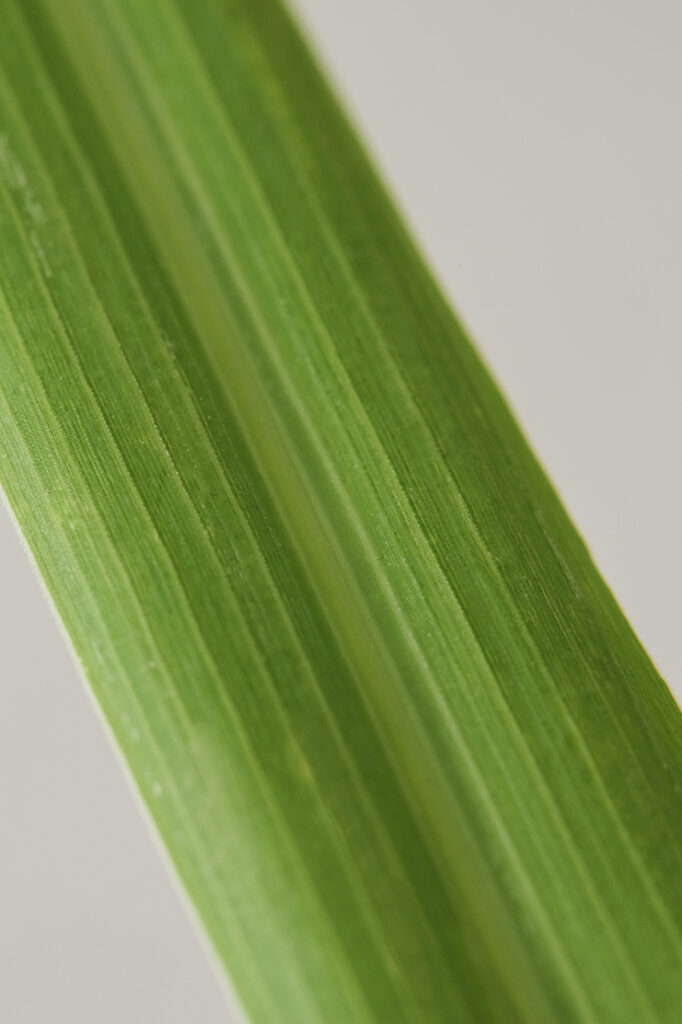
#> input picture data/local_acceptance_inputs/healthy rice leaf.jpg, 682 x 1024 px
$ python -i audit_dataset.py   (imports and definitions only)   (older library calls are emulated)
#> lines starting #> are read from the running program, lines starting #| are printed output that depends on the picture; after the words box and inside, x2 and y2 are one past the last pixel; in counts of white or black regions, pixels touching at a corner belong together
#> further down, picture is the input picture: shape (1024, 682, 3); mean B, G, R 90.7, 150, 132
"""Audit the raw rice-leaf dataset and emit a reproducible manifest.

Phase 1 deliverable (see PHASE_PLAN.txt §Phases / Phase 1).

Reads (never writes) every image under ``data/raw/rice_leaf_diseases/`` and produces:

- ``data/processed/dataset_manifest.csv``  one row per image
- ``data/processed/dataset_audit.json``    class counts, resolution ranges,
                                           tiny images, full-frame close-ups,
                                           quality metric percentiles,
                                           exact-duplicate groups and the
                                           dataset checksum (dataset_version)

Usage (from the repository root)::

    python scripts/audit_dataset.py
"""

from __future__ import annotations

import argparse
import csv
import hashlib
import json
import sys
from collections import Counter, defaultdict
from pathlib import Path

import cv2
import numpy as np
from PIL import Image

REPO_ROOT = Path(__file__).resolve().parents[1]
RAW_DIR = REPO_ROOT / "data" / "raw" / "rice_leaf_diseases"
PROCESSED_DIR = REPO_ROOT / "data" / "processed"
MANIFEST_PATH = PROCESSED_DIR / "dataset_manifest.csv"
SUMMARY_PATH = PROCESSED_DIR / "dataset_audit.json"

# Folder name (as shipped in the Kaggle download) -> stable label slug.
CLASS_SLUGS: dict[str, str] = {
    "Bacterial leaf blight": "bacterial_leaf_blight",
    "Brown spot": "brown_spot",
    "Leaf smut": "leaf_smut",
}

IMAGE_SUFFIXES = {".jpg", ".jpeg", ".png", ".webp"}

# Analysis thresholds used only for reporting, not for rejection.
TINY_SHORT_SIDE = 128
FULL_FRAME_GREEN_RATIO = 0.70
ANALYSIS_LONG_SIDE = 400

# OpenCV HSV ranges (H is 0-179 in OpenCV, not 0-360).
GREEN_HSV_LOWER = np.array([25, 40, 25], dtype=np.uint8)
GREEN_HSV_UPPER = np.array([95, 255, 255], dtype=np.uint8)

FIELDNAMES = [
    "path",
    "label",
    "folder",
    "filename",
    "width",
    "height",
    "short_side",
    "aspect_ratio",
    "bytes",
    "md5",
    "format",
    "mode",
    "exif_orientation",
    "decode_ok",
    "leaf_green_fraction",
    "mean_brightness",
    "overexposed_fraction",
    "laplacian_variance",
]


# [6 lines left out: function md5_of_file, not called in this run]


def analysis_scale(bgr: np.ndarray) -> np.ndarray:
    """Downscale for metric computation only (never used for training)."""
    height, width = bgr.shape[:2]
#> height = 1024; width = 682
    scale = ANALYSIS_LONG_SIDE / max(height, width)
#> scale = 0.391
    if scale >= 1:
        return bgr
    return cv2.resize(
        bgr,
        (max(1, int(round(width * scale))), max(1, int(round(height * scale)))),
        interpolation=cv2.INTER_AREA,
    )


def image_metrics(bgr: np.ndarray) -> dict[str, float]:
    """Scale-independent metrics used for quality-threshold calibration."""
    small = analysis_scale(bgr)
    hsv = cv2.cvtColor(small, cv2.COLOR_BGR2HSV)
#> hsv: shape (400, 266, 3); mean H, S, V 34.5, 118, 150.8
    green_mask = cv2.inRange(hsv, GREEN_HSV_LOWER, GREEN_HSV_UPPER) > 0
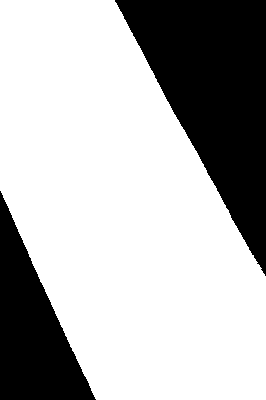
#> green_mask: shape (400, 266) bool; 70.6% white; 2 black regions, box (x1, y1, x2, y2) and area: (115, 0, 266, 276) 21283, (0, 191, 96, 400) 9952
    value = hsv[:, :, 2]
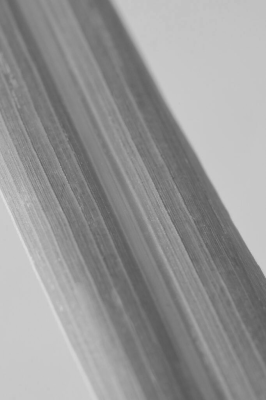
#> value: shape (400, 266); min 87, max 224, mean 150.8
    gray = cv2.cvtColor(small, cv2.COLOR_BGR2GRAY)

    total = float(small.shape[0] * small.shape[1])
#> total = 106400
    return {
        "leaf_green_fraction": round(float(green_mask.sum()) / total, 6),
        "mean_brightness": round(float(value.mean()), 3),
        "overexposed_fraction": round(float((value >= 245).sum()) / total, 6),
        # Variance of the Laplacian: lower means blurrier.
        "laplacian_variance": round(float(cv2.Laplacian(gray, cv2.CV_64F).var()), 3),
    }


# [42 lines left out: function audit_image, not called in this run]


def percentile(values: list[float], q: float) -> float:
    return round(float(np.percentile(values, q)), 4) if values else 0.0


# [147 lines left out: functions build_summary, main, not called in this run]


# [2 lines not run here, left out]

>>> import cv2
>>> picture = cv2.imread('../data/local_acceptance_inputs/healthy rice leaf.jpg')
>>> result = image_metrics(picture)
#> result = {'leaf_green_fraction': 0.706, 'mean_brightness': 150.8, 'overexposed_fraction': 0, 'laplacian_variance': 75.56}
